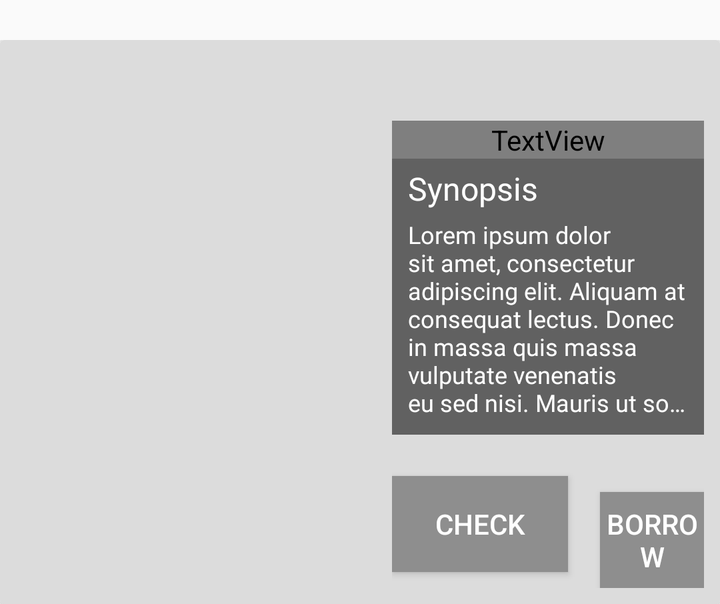
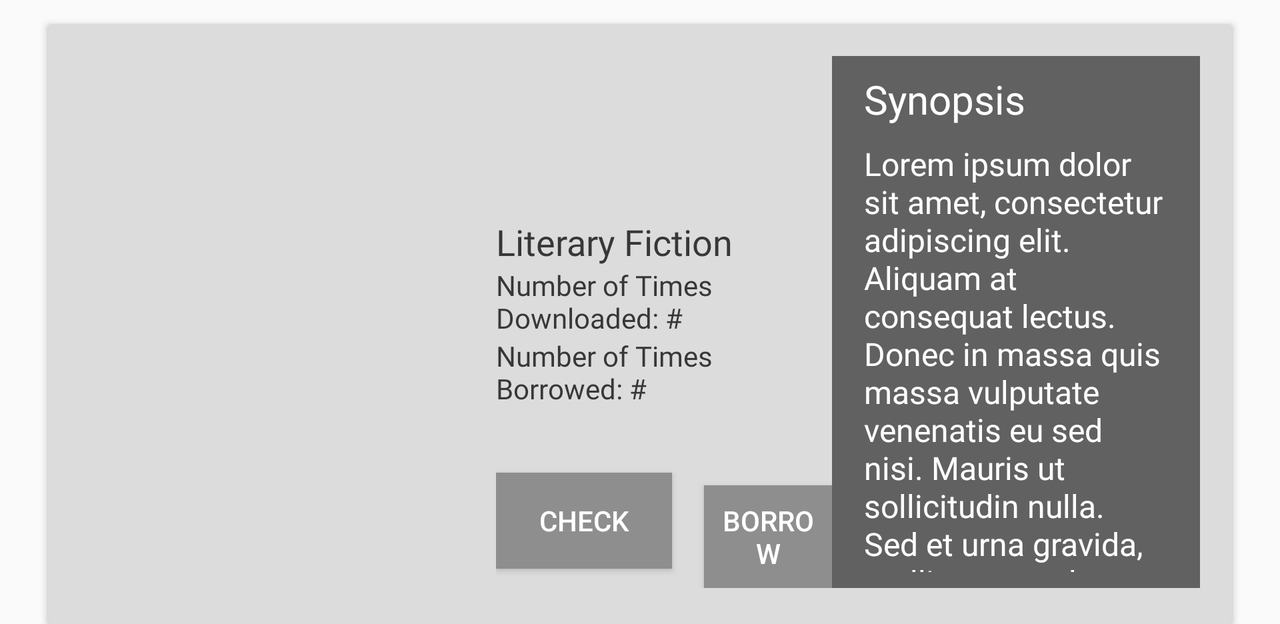

One screen, two layout resources from the same app: the default and the repository's alternative for another configuration. Each is rendered where Android would select it; the XML of both is given below.
<!-- AndroidManifest.xml: application theme Theme.AppCompat.Light.NoActionBar -->
<!-- res/layout/layout_book_search_results.xml -->
<?xml version="1.0" encoding="utf-8"?>
<LinearLayout xmlns:android="http://schemas.android.com/apk/res/android"
    xmlns:app="http://schemas.android.com/apk/res-auto"
    android:layout_width="match_parent"
    android:layout_height="wrap_content"
    android:layout_marginTop="8dp"
    android:orientation="vertical"
    android:paddingTop="12dp">

    <android.support.v7.widget.CardView
        android:layout_width="match_parent"
        android:layout_height="match_parent"
        app:cardBackgroundColor="#DCDCDC">

        <RelativeLayout
            android:layout_width="match_parent"
            android:layout_height="match_parent"
            android:layout_marginBottom="8dp"
            android:layout_marginEnd="8dp"
            android:layout_marginStart="8dp"
            android:layout_marginTop="8dp">

            <LinearLayout
                android:layout_width="match_parent"
                android:layout_height="wrap_content"
                android:orientation="horizontal"
                android:weightSum="2">

                <LinearLayout
                    android:layout_width="180dp"
                    android:layout_height="wrap_content"
                    android:orientation="vertical">

                    

                    <ImageButton
                        android:id="@+id/imageView"
                        android:layout_width="wrap_content"
                        android:layout_height="266dp"
                        android:padding="4dp"
                        android:scaleType="fitXY" />

                </LinearLayout>

                <LinearLayout
                    android:layout_width="match_parent"
                    android:layout_height="match_parent"
                    android:layout_weight="0"
                    android:orientation="vertical">

                    <LinearLayout
                        android:layout_width="match_parent"
                        android:layout_height="match_parent"
                        android:layout_marginStart="8dp"
                        android:orientation="vertical">

                        <TextView
                            android:id="@+id/textViewTitle"
                            android:layout_width="match_parent"
                            android:layout_height="wrap_content"
                            android:layout_marginTop="8dp"
                            android:layout_toRightOf="@id/imageView"
                            android:fontFamily="@font/opensansregular"
                            android:maxLines="2"
                            android:textAppearance="@style/Base.TextAppearance.AppCompat.Small"
                            android:textColor="#000000"
                            android:textSize="18sp" />

                        <TextView
                            android:id="@+id/textViewShortDesc"
                            android:layout_width="match_parent"
                            android:layout_height="wrap_content"
                            android:layout_below="@id/textViewTitle"
                            android:layout_toRightOf="@id/imageView"
                            android:fontFamily="freeroadlight"
                            android:maxLines="1"
                            android:textAppearance="@style/Base.TextAppearance.AppCompat.Small"
                            android:textSize="14sp" />

                        <LinearLayout
                            android:layout_width="match_parent"
                            android:layout_height="wrap_content"
                            android:background="@color/primary"
                            android:orientation="vertical"
                            android:paddingBottom="4dp"
                            android:paddingLeft="8dp"
                            android:paddingRight="8dp">

                            <TextView
                                android:id="@+id/synopsis"
                                android:layout_width="match_parent"
                                android:layout_height="wrap_content"
                                android:layout_below="@id/textViewPrice"
                                android:layout_marginTop="4dp"
                                android:layout_toRightOf="@id/imageView"
                                android:fontFamily="@font/opensansbold"
                                android:text="Synopsis"
                                android:textAppearance="@style/Base.TextAppearance.AppCompat.Large"
                                android:textColor="@color/fontColor1"
                                android:textSize="16sp" />

                            <TextView
                                android:id="@+id/lorem_ipsum"
                                android:layout_width="match_parent"
                                android:layout_height="wrap_content"
                                android:layout_below="@id/textViewPrice"
                                android:layout_marginBottom="4dp"
                                android:layout_marginTop="4dp"
                                android:layout_toRightOf="@id/imageView"
                                android:autoText="false"
                                android:ellipsize="end"
                                android:fontFamily="@font/opensanslight"
                                android:maxLength="412"
                                android:maxLines="7"
                                android:text="Lorem ipsum dolor sit amet, consectetur adipiscing elit. Aliquam at consequat lectus. Donec in massa quis massa vulputate venenatis eu sed nisi. Mauris ut sollicitudin nulla. Sed et urna gravida, mollis nunc vel, accumsan tellus. Duis erat dolor, facilisis porttitor mollis quis, bibendum sit amet leo. Morbi accumsan purus euismod faucibus convallis. Donec urna est, vulputate sed mollis quis, pellentesque. asdasdasdasdasdasdasd"
                                android:textAppearance="@style/Base.TextAppearance.AppCompat.Large"
                                android:textColor="@color/fontColor1"
                                android:textSize="12sp" />

                        </LinearLayout>

                        <TextView
                            android:id="@+id/textViewPrice"
                            android:layout_width="match_parent"
                            android:layout_height="1dp"
                            android:layout_below="@id/textViewShortDesc"
                            android:layout_marginTop="8dp"
                            android:layout_toRightOf="@id/imageView"
                            android:textAppearance="@style/Base.TextAppearance.AppCompat.Large"
                            android:textStyle="bold"
                            android:visibility="invisible" />

                        <LinearLayout
                            android:layout_width="match_parent"
                            android:layout_height="match_parent"
                            android:gravity="bottom"
                            android:orientation="horizontal">

                            <Button
                                android:id="@+id/Check"
                                style="@style/AppTheme.RoundedCornerMaterialButton"
                                android:layout_width="wrap_content"
                                android:layout_height="wrap_content"
                                android:background="@color/primaryLight"
                                android:enabled="true"
                                android:text="Check" />

                            <Button
                                android:id="@+id/Borrow"
                                style="@style/AppTheme.RoundedCornerMaterialButton"
                                android:layout_width="wrap_content"
                                android:layout_height="wrap_content"
                                android:layout_marginStart="16dp"
                                android:background="@color/primaryLight"
                                android:enabled="true"
                                android:text="Borrow" />


                        </LinearLayout>

                        Lorem ipsum dolor sit amet, consectetur adipiscing elit. Aliquam at
                        consequat lectus. Donec in massa quis massa vulputate venenatis eu sed nisi.
                        Mauris ut sollicitudin nulla. Sed et urna gravida, mollis nunc vel, accumsan
                        tellus. Duis erat dolor, facilisis porttitor mollis quis, bibendum sit amet
                        leo. Morbi accumsan purus euismod faucibus convallis. Donec urna est,
                        vulputate sed mollis quis, pellentesque.
                    </LinearLayout>

                </LinearLayout>

            </LinearLayout>

        </RelativeLayout>

    </android.support.v7.widget.CardView>

</LinearLayout>
<!-- resources referenced by this layout -->
<resources>
  <color name="fontColor1">#ffffff</color>
  <color name="primary">#616161</color>
  <color name="primaryLight">#8e8e8e</color>
  <style name="AppTheme.RoundedCornerMaterialButton" parent="Widget.AppCompat.Button.Colored">
          <item name="android:background">@drawable/rounded_shape</item>
      </style>
  <!-- drawable rounded_shape (drawable) -->
  <shape
      xmlns:android="http://schemas.android.com/apk/res/android"
      android:shape="rectangle"   >
  
      <solid
          android:color="@color/primaryDark" >
      </solid>
  
      <corners android:radius="20dp"></corners>
  
  </shape>
  <color name="primaryDark">#373737</color>
</resources>
<!-- res/layout-land/layout_book_search_results.xml (the repository's variant of the layout above) -->
<!-- drawn on the phone turned sideways -->
<?xml version="1.0" encoding="utf-8"?>
<LinearLayout xmlns:android="http://schemas.android.com/apk/res/android"
    xmlns:app="http://schemas.android.com/apk/res-auto"
    android:layout_width="match_parent"
    android:layout_height="wrap_content"
    android:orientation="vertical">

    <android.support.v7.widget.CardView
        android:layout_width="match_parent"
        android:layout_height="300dp"
        android:layout_marginLeft="24dp"
        android:layout_marginRight="24dp"
        android:layout_marginTop="12dp"
        android:padding="8dp"
        app:cardBackgroundColor="#DCDCDC">

        <RelativeLayout
            android:layout_width="wrap_content"
            android:layout_height="wrap_content">

            <LinearLayout
                android:layout_width="match_parent"
                android:layout_height="wrap_content"
                android:orientation="horizontal"
                android:paddingBottom="16dp"
                android:paddingLeft="16dp"
                android:paddingRight="16dp"
                android:paddingStart="8dp"
                android:paddingTop="16dp"
                android:weightSum="2">

                <LinearLayout
                    android:layout_width="200dp"
                    android:layout_height="wrap_content"
                    android:orientation="vertical">

                    

                    <ImageButton
                        android:id="@+id/imageView"
                        android:layout_width="wrap_content"
                        android:layout_height="266dp"
                        android:padding="4dp"
                        android:scaleType="fitXY" />

                </LinearLayout>

                <LinearLayout
                    android:layout_width="match_parent"
                    android:layout_height="match_parent"
                    android:layout_weight="1"
                    android:orientation="vertical">

                    <LinearLayout
                        android:layout_width="match_parent"
                        android:layout_height="wrap_content"
                        android:layout_marginStart="16dp"
                        android:orientation="vertical">

                        <TextView
                            android:id="@+id/textViewTitle"
                            android:layout_width="match_parent"
                            android:layout_height="wrap_content"
                            android:layout_marginTop="8dp"
                            android:layout_toRightOf="@id/imageView"
                            android:fontFamily="@font/opensansregular"
                            android:textAppearance="@style/Base.TextAppearance.AppCompat.Small"
                            android:textColor="#000000"
                            android:textSize="30sp" />

                        <TextView
                            android:id="@+id/textViewShortDesc"
                            android:layout_width="match_parent"
                            android:layout_height="wrap_content"
                            android:layout_below="@id/textViewTitle"
                            android:layout_toRightOf="@id/imageView"
                            android:fontFamily="@font/freeroadlight"
                            android:textAppearance="@style/Base.TextAppearance.AppCompat.Small"
                            android:textSize="24sp" />

                        <TextView
                            android:id="@+id/textView2"
                            android:layout_width="match_parent"
                            android:layout_height="wrap_content"
                            android:fontFamily="@font/freeroadlight"
                            android:text="Literary Fiction"
                            android:textAlignment="viewStart"
                            android:textColor="@color/primaryDark"
                            android:textSize="18sp" />

                        <TextView
                            android:id="@+id/textView3"
                            android:layout_width="match_parent"
                            android:layout_height="wrap_content"
                            android:fontFamily="@font/opensanslight"
                            android:text="Number of Times Downloaded: #"
                            android:textAlignment="viewStart"
                            android:textColor="@color/primaryDark"
                            android:textSize="14sp" />

                        <TextView
                            android:id="@+id/textView4"
                            android:layout_width="match_parent"
                            android:layout_height="wrap_content"
                            android:fontFamily="@font/opensanslight"
                            android:text="Number of Times Borrowed: #"
                            android:textAlignment="viewStart"
                            android:textColor="@color/primaryDark"
                            android:textSize="14sp" />

                        <TextView
                            android:id="@+id/textViewPrice"
                            android:layout_width="match_parent"
                            android:layout_height="1dp"
                            android:layout_below="@id/textViewShortDesc"
                            android:layout_marginTop="8dp"
                            android:layout_toRightOf="@id/imageView"
                            android:textAppearance="@style/Base.TextAppearance.AppCompat.Large"
                            android:textStyle="bold"
                            android:visibility="invisible" />

                        Lorem ipsum dolor sit amet, consectetur adipiscing elit. Aliquam at
                        consequat lectus. Donec in massa quis massa vulputate venenatis eu sed nisi.
                        Mauris ut sollicitudin nulla. Sed et urna gravida, mollis nunc vel, accumsan
                        tellus. Duis erat dolor, facilisis porttitor mollis quis, bibendum sit amet
                        leo. Morbi accumsan purus euismod faucibus convallis. Donec urna est,
                        vulputate sed mollis quis, pellentesque.
                    </LinearLayout>

                    <LinearLayout
                        android:layout_width="wrap_content"
                        android:layout_height="match_parent"
                        android:layout_marginStart="16dp"
                        android:gravity="bottom|center"
                        android:orientation="horizontal">

                        <Button
                            android:id="@+id/Check"
                            style="@style/AppTheme.RoundedCornerMaterialButton"
                            android:layout_width="wrap_content"
                            android:layout_height="wrap_content"
                            android:background="@color/primaryLight"
                            android:enabled="true"
                            android:padding="8dp"
                            android:text="Check" />

                        <Button
                            android:id="@+id/Borrow"
                            style="@style/AppTheme.RoundedCornerMaterialButton"
                            android:layout_width="wrap_content"
                            android:layout_height="wrap_content"
                            android:layout_marginStart="16dp"
                            android:background="@color/primaryLight"
                            android:enabled="true"
                            android:padding="8dp"
                            android:text="Borrow" />


                    </LinearLayout>

                </LinearLayout>

                <LinearLayout
                    android:layout_width="wrap_content"
                    android:layout_height="match_parent"
                    android:layout_weight="1"
                    android:background="@color/primary"
                    android:orientation="vertical"
                    android:paddingBottom="8dp"
                    android:paddingEnd="16dp"
                    android:paddingLeft="16dp"
                    android:paddingRight="8dp">

                    <TextView
                        android:id="@+id/synopsis"
                        android:layout_width="match_parent"
                        android:layout_height="wrap_content"
                        android:layout_below="@id/textViewPrice"
                        android:layout_marginTop="8dp"
                        android:layout_toRightOf="@id/imageView"
                        android:fontFamily="@font/opensansbold"
                        android:text="Synopsis"
                        android:textAppearance="@style/Base.TextAppearance.AppCompat.Large"
                        android:textColor="@color/fontColor1"
                        android:textSize="20sp" />

                    <TextView
                        android:id="@+id/lorem_ipsum"
                        android:layout_width="match_parent"
                        android:layout_height="wrap_content"
                        android:layout_below="@id/textViewPrice"
                        android:layout_marginTop="8dp"
                        android:layout_toRightOf="@id/imageView"
                        android:fontFamily="@font/opensanslight"
                        android:text="Lorem ipsum dolor sit amet, consectetur adipiscing elit. Aliquam at consequat lectus. Donec in massa quis massa vulputate venenatis eu sed nisi. Mauris ut sollicitudin nulla. Sed et urna gravida, mollis nunc vel, accumsan tellus. Duis erat dolor, facilisis porttitor mollis quis, bibendum sit amet leo. Morbi accumsan purus euismod faucibus convallis. Donec urna est, vulputate sed mollis quis, pellentesque."
                        android:textAppearance="@style/Base.TextAppearance.AppCompat.Large"
                        android:textColor="@color/fontColor1"
                        android:textSize="16sp" />
                </LinearLayout>

            </LinearLayout>

        </RelativeLayout>

    </android.support.v7.widget.CardView>

</LinearLayout>
<!-- resources referenced by the variant -->
<!-- as the phone turned sideways resolves them -->
<resources>
  <color name="fontColor1">#ffffff</color>
  <color name="primary">#616161</color>
  <color name="primaryDark">#373737</color>
  <color name="primaryLight">#8e8e8e</color>
  <style name="AppTheme.RoundedCornerMaterialButton" parent="Widget.AppCompat.Button.Colored">
          <item name="android:background">@drawable/rounded_shape</item>
      </style>
  <!-- drawable rounded_shape (drawable) -->
  <shape
      xmlns:android="http://schemas.android.com/apk/res/android"
      android:shape="rectangle"   >
  
      <solid
          android:color="@color/primaryDark" >
      </solid>
  
      <corners android:radius="20dp"></corners>
  
  </shape>
</resources>
